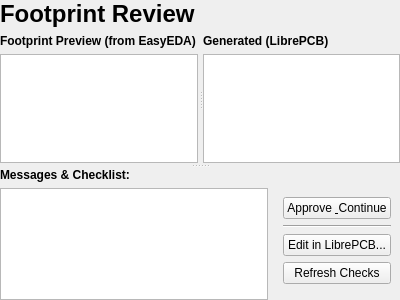
<?xml version="1.0" encoding="UTF-8"?>
<ui version="4.0">
 <class>FootprintReviewPage</class>
 <widget class="QWidget" name="FootprintReviewPage">
  <property name="geometry">
   <rect>
    <x>0</x>
    <y>0</y>
    <width>400</width>
    <height>300</height>
   </rect>
  </property>
  <property name="windowTitle">
   <string>Form</string>
  </property>
  <layout class="QVBoxLayout" name="verticalLayout_Footprint">
   <property name="leftMargin">
    <number>0</number>
   </property>
   <property name="topMargin">
    <number>0</number>
   </property>
   <property name="rightMargin">
    <number>0</number>
   </property>
   <property name="bottomMargin">
    <number>0</number>
   </property>
   <item>
    <widget class="QLabel" name="label_FootprintHeader">
     <property name="text">
      <string>&lt;h1&gt;Footprint Review&lt;/h1&gt;</string>
     </property>
    </widget>
   </item>
   <item>
    <widget class="QSplitter" name="vertical_splitter">
     <property name="orientation">
      <enum>Qt::Vertical</enum>
     </property>
     <property name="handleWidth">
      <number>5</number>
     </property>
     <widget class="QSplitter" name="footprint_splitter">
      <property name="orientation">
       <enum>Qt::Horizontal</enum>
      </property>
      <property name="handleWidth">
       <number>5</number>
      </property>
      <widget class="QWidget" name="footprint_left_pane" native="true">
       <layout class="QVBoxLayout" name="verticalLayout_3">
        <item>
         <widget class="QLabel" name="label">
          <property name="font">
           <font>
            <weight>75</weight>
            <bold>true</bold>
           </font>
          </property>
          <property name="text">
           <string>Footprint Preview (from EasyEDA)</string>
          </property>
         </widget>
        </item>
        <item>
         <widget class="QGraphicsView" name="footprint_image_container"/>
        </item>
       </layout>
      </widget>
      <widget class="QWidget" name="footprint_right_pane" native="true">
       <layout class="QVBoxLayout" name="verticalLayout_4">
        <item>
         <widget class="QLabel" name="label_2">
          <property name="font">
           <font>
            <weight>75</weight>
            <bold>true</bold>
           </font>
          </property>
          <property name="text">
           <string>Generated (LibrePCB)</string>
          </property>
         </widget>
        </item>
        <item>
         <widget class="QGraphicsView" name="librepcbFootprintView"/>
        </item>
       </layout>
      </widget>
     </widget>
     <widget class="QWidget" name="messages_container" native="true">
      <layout class="QVBoxLayout" name="verticalLayout_Messages">
       <item>
        <widget class="QLabel" name="label_FootprintMessages">
         <property name="font">
          <font>
           <weight>75</weight>
           <bold>true</bold>
          </font>
         </property>
         <property name="text">
          <string>Messages &amp; Checklist:</string>
         </property>
        </widget>
       </item>
       <item>
        <layout class="QHBoxLayout" name="horizontalLayout_FootprintDetails" stretch="3,1">
         <item>
          <widget class="QTreeWidget" name="footprintMessageList">
           <property name="rootIsDecorated">
            <bool>false</bool>
           </property>
           <property name="headerHidden">
            <bool>true</bool>
           </property>
           <column>
            <property name="text">
             <string>Message</string>
            </property>
           </column>
          </widget>
         </item>
         <item>
          <widget class="QFrame" name="footprintActionFrame">
           <layout class="QVBoxLayout" name="verticalLayout_FootprintActions">
            <item>
             <widget class="QPushButton" name="button_ApproveFootprint">
              <property name="text">
               <string>Approve &amp; Continue</string>
              </property>
             </widget>
            </item>
            <item>
             <widget class="Line" name="line_3">
              <property name="orientation">
               <enum>Qt::Horizontal</enum>
              </property>
             </widget>
            </item>
            <item>
             <widget class="QPushButton" name="button_EditFootprint">
              <property name="text">
               <string>Edit in LibrePCB...</string>
              </property>
             </widget>
            </item>
            <item>
             <widget class="QPushButton" name="button_RefreshFootprint">
              <property name="text">
               <string>Refresh Checks</string>
              </property>
             </widget>
            </item>
            <item>
             <spacer name="verticalSpacer_3">
              <property name="orientation">
               <enum>Qt::Vertical</enum>
              </property>
             </spacer>
            </item>
           </layout>
          </widget>
         </item>
        </layout>
       </item>
      </layout>
     </widget>
    </widget>
   </item>
  </layout>
 </widget>
 <resources/>
 <connections/>
</ui>
